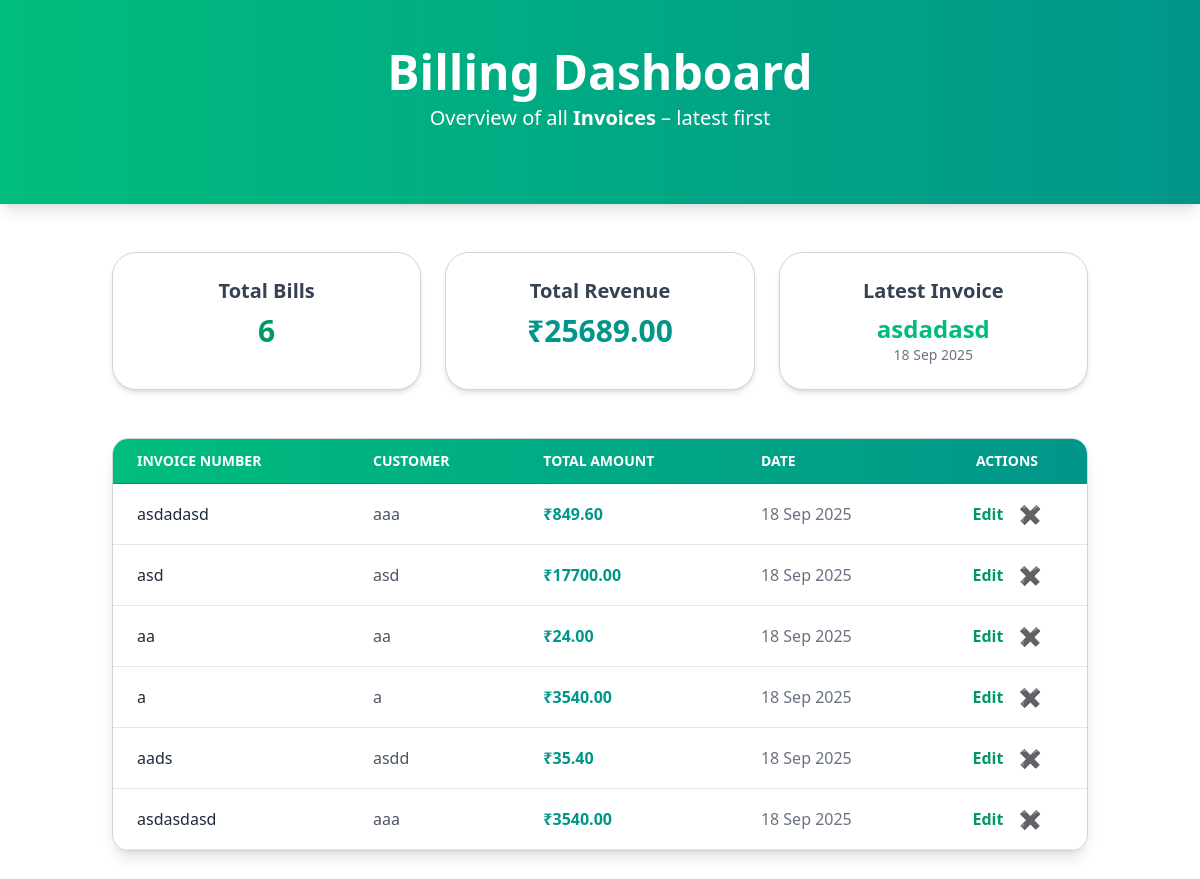
/billing/dashboard/, run on an earlier commit of the app's database.
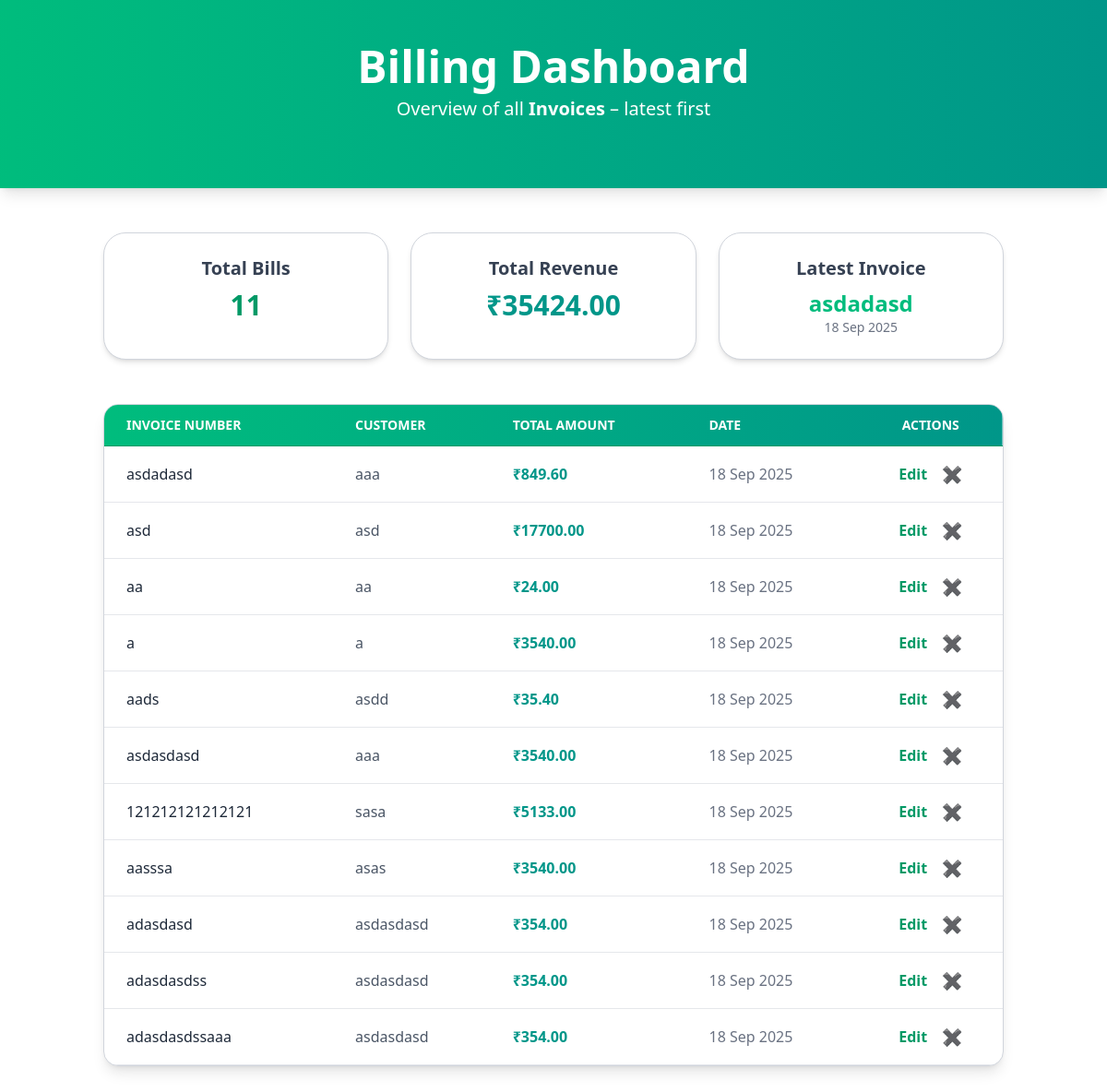
And on a later commit of the database.
### Billing/models.py (models this page shows, shortened)
class Bill(models.Model):
    bill_number = models.CharField(max_length=20, unique=True, editable=False, blank=True)
    date = models.DateField(auto_now_add=True)
    customer_name = models.CharField(max_length=100)
    @property
    def total_amount(self):
        return sum(item.total_amount for item in self.items.all())

class BillItem(models.Model):
    bill = models.ForeignKey(Bill, related_name='items', on_delete=models.CASCADE)
    product = models.ForeignKey(Product, on_delete=models.CASCADE)
    quantity = models.PositiveIntegerField()
    price = models.DecimalField(max_digits=10, decimal_places=2)  # Store final unit price
    tax_rate = models.DecimalField(max_digits=5, decimal_places=2)  # Store at time of sale
    @property
    def total_amount(self):
        base = self.price * self.quantity
        tax = base * (self.tax_rate / 100)
        return base + tax

### Billing/views.py (the view)
# urls.py: path('dashboard/', views.dashboard, name='dashboard'),
def dashboard(request):
    bills = Bill.objects.all().order_by('-date')
    total_revenue = sum(bill.total_amount for bill in bills)
    context = {
        'bills': bills,
        'total_revenue': total_revenue,
    }
    return render(request, 'Billing/dashboard.html', context)

### Billing/templates/Billing/dashboard.html (shortened to what this page needs)
{% extends "main/layout.html" %}
{% block content %}
<section class="bg-gradient-to-r from-emerald-500 to-teal-600 text-white py-12 text-center shadow-lg">
    <h1 class="text-4xl md:text-5xl font-extrabold mb-2">Billing Dashboard</h1>
    <p class="text-lg md:text-xl mb-6">
        Overview of all <span class="font-semibold">Invoices</span> – latest first
    </p>
</section>
<section class="container mx-auto px-6 py-12">
    <div class="grid grid-cols-1 md:grid-cols-3 gap-6 mb-12">
        <div class="bg-white rounded-3xl border border-gray-300 shadow-md p-6 text-center hover:shadow-xl transition duration-300">
            <h2 class="text-xl font-semibold text-gray-700 mb-2">Total Bills</h2>
            <p class="text-3xl font-bold text-emerald-600">{{ bills.count }}</p>
        </div>
        <div class="bg-white rounded-3xl border border-gray-300 shadow-md p-6 text-center hover:shadow-xl transition duration-300">
            <h2 class="text-xl font-semibold text-gray-700 mb-2">Total Revenue</h2>
            <p class="text-3xl font-bold text-teal-600">
                ₹{{ total_revenue|floatformat:2 }}
            </p>
        </div>
        <div class="bg-white rounded-3xl border border-gray-300 shadow-md p-6 text-center hover:shadow-xl transition duration-300">
            <h2 class="text-xl font-semibold text-gray-700 mb-2">Latest Invoice</h2>
            {% if bills %}
                <p class="text-2xl font-bold text-emerald-500">{{ bills.first.bill_number }}</p>
                <p class="text-gray-500 text-sm">{{ bills.first.date|date:"d M Y" }}</p>
            {% else %}
                <p class="text-gray-500">No bills yet</p>
            {% endif %}
        </div>
    </div>
    <div class="overflow-x-auto bg-white rounded-2xl border border-gray-300 shadow-lg">
        <table class="min-w-full border-collapse">
            <thead class="bg-gradient-to-r from-emerald-500 to-teal-600 text-white">
                <tr>
                    <th class="px-6 py-3 text-left text-sm font-semibold uppercase border-b border-emerald-600">Invoice Number</th>
                    <th class="px-6 py-3 text-left text-sm font-semibold uppercase border-b border-emerald-600">Customer</th>
                    <th class="px-6 py-3 text-left text-sm font-semibold uppercase border-b border-emerald-600">Total Amount</th>
                    <th class="px-6 py-3 text-left text-sm font-semibold uppercase border-b border-emerald-600">Date</th>
                    <th class="px-6 py-3 text-center text-sm font-semibold uppercase border-b border-emerald-600">Actions</th>
                </tr>
            </thead>
            <tbody>
                {% for bill in bills %}
                <tr class="hover:bg-gray-50 transition duration-200 border-b border-gray-200">
                    <td class="px-6 py-4 font-medium text-gray-800">{{ bill.bill_number }}</td>
                    <td class="px-6 py-4 text-gray-600">{{ bill.customer_name }}</td>
                    <td class="px-6 py-4 font-semibold text-teal-600">₹{{ bill.total_amount|floatformat:2 }}</td>
                    <td class="px-6 py-4 text-gray-500">{{ bill.date|date:"d M Y" }}</td>
                    <td class="px-6 py-4 flex items-center justify-center gap-4">
                        <a href="{% url 'Billing:edit-bill' bill.id %}"
                           class="text-emerald-600 hover:text-emerald-800 font-semibold">Edit</a>
                        <form action="{% url 'Billing:delete-bill' bill.id %}" method="post" class="inline">
                            <button type="submit"
                                class="text-red-500 hover:text-red-700 font-bold text-lg"
                                title="Delete Invoice">✖</button>
                        </form>
                    </td>
                </tr>
                {% empty %}
                <tr>
                    <td colspan="5" class="px-6 py-4 text-center text-gray-500">No bills yet</td>
                </tr>
                {% endfor %}
            </tbody>
        </table>
    </div>
</section>
{% endblock %}

What changed in the data, as far as the page shows it:
added Bill: bill_number "121212121212121", customer_name "sasa", total_amount "5133.00", date "18 Sep 2025"
added Bill: bill_number "aasssa", customer_name "asas", total_amount "3540.00", date "18 Sep 2025"
added Bill: bill_number "adasdasd", customer_name "asdasdasd", total_amount "354.00", date "18 Sep 2025"
added Bill: bill_number "adasdasdss", customer_name "asdasdasd", total_amount "354.00", date "18 Sep 2025"
added Bill: bill_number "adasdasdssaaa", customer_name "asdasdasd", total_amount "354.00", date "18 Sep 2025"
Also different on the page:
{{ bills.count }}: "6" → "11"
{{ total_revenue|floatformat:2 }}: "25689.00" → "35424.00"
